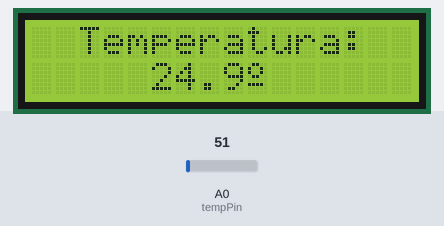
This sketch was run on a simulated Arduino Uno, built with avr-gcc and run on an emulated ATmega328P. On the bench: 16×2 character LCD. Inputs (shaded band) come from the test bench; at power-on: A0 (tempPin) = 51. What the sketch prints to the serial monitor is not drawn.

Above: at 2.6 s.
2.7 s: A0 (tempPin) set to 61
At 6.9 s:
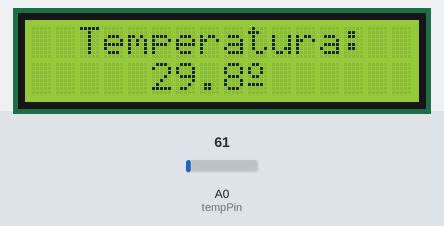
7.5 s: A0 (tempPin) set to 71
At 11.2 s:
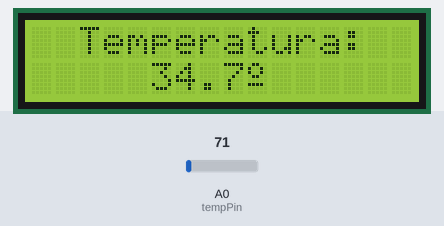
11.5 s: A0 (tempPin) set to 86
At 14.7 s:
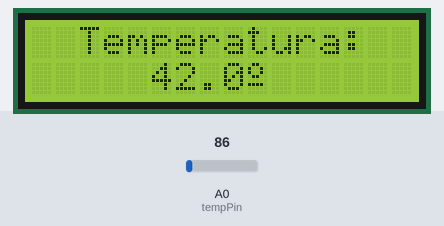
Timing chart, 0 to 16.2 s (numbered marks = the images above; inputs shaded):
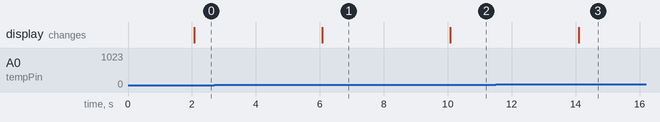

Measured:
- after the input at 2.7 s, the display: changes after 3.4 s (image 1)
- after the input at 7.5 s, the display: changes after 2.6 s (image 2)
- after the input at 11.5 s, the display: changes after 2.6 s (image 3)

The sketch:

temperatura___lcd.ino
```cpp
#include <LiquidCrystal.h> //Carrega a biblioteca LCD
LiquidCrystal lcd(12, 11, 5, 4, 3, 2);//Define os pinos que serão ligados ao LCD

//Array simbolo grau
byte grau[8] ={ B00001100,
                B00010010,
                B00010010,
                B00001100,
                B00000000,
                B1111110,
                B00000000,
                B00000000,};

float temperatura;
int tempPin = 0;
void setup()
{
   Serial.begin(9600);
   lcd.begin(16,2); //Inicializa LCD
   lcd.clear(); //Limpa o LCD
   //Cria o caractere customizado com o simbolo do grau
   lcd.createChar(0, grau);
}


void loop()
{

  //Mostra o simbolo do grau formado pelo array
  lcd.write((byte)0);
  temperatura = (analogRead(tempPin) * 0.0048828125 * 100); //VARIÁVEL RECEBE A TEMPERATURA MEDIDA
  Serial.print("Temperatura = "); //IMPRIME O TEXTO NA SERIAL
  Serial.print(temperatura); //IMPRIME NA SERIAL A TEMPERATURA MEDIDA
  Serial.println(" C"); //IMPRIME O TEXTO NA SERIAL
  delay(2000); //INTERVALO DE 1 SEGUNDO (2000 MILISSEGUNDOS)

  lcd.setCursor(2,0);
  lcd.print("Temperatura: ");
  lcd.print(" ");
  lcd.setCursor(5,1);
  lcd.print(temperatura,1);
  lcd.setCursor(9,1);

}
```
